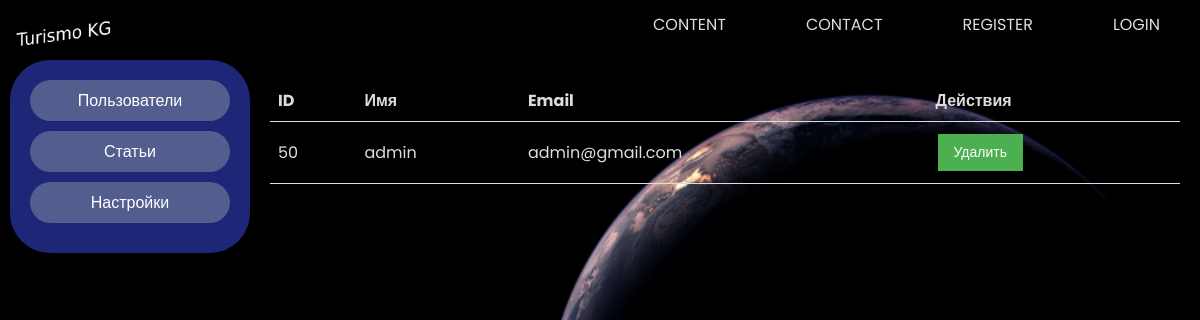
/avtorization/admin/admin.php?users (signed in), run on the app's committed database.
### tables this page shows
CREATE TABLE `users` (
  `id` int NOT NULL,
  `name` varchar(255) NOT NULL,
  `email` varchar(255) NOT NULL,
  `password` varchar(255) NOT NULL
);

### config/ClassAdmin.php (called while the page is built, shortened)
<?php
class ClassAdmin extends conect{
    public function All($structureName){
        $query = "SELECT * FROM $structureName";
        $stmt = self::$pdo->prepare($query);
        $stmt->execute();
        $all = $stmt->fetchAll(PDO::FETCH_ASSOC);
        return $all;
    }
};
?>

### avtorization/admin/admin.php (the view, shortened to what this page needs)
<?php
if ($_SESSION['name'] !== 'admin') {
    header('Location: ../../404.html');
    exit;
} else {
    require_once '../../config/ClassAdmin.php';
    $db = new ClassAdmin();
    $allUsers = $db->All('users');
    $allplaces = $db->All('places');
}
?>
<!DOCTYPE html>
<html>
<head>
    <link rel="stylesheet" href="adminStyle.css">
</head>
<body>
<div class="head"><?php require_once '../../attributes/head/head.php'; ?></div>
<div class="admin-panel">
    <div class="sidebar">
        <ul class="ul--1">
            <li class="li--1"><a class="a--1" href="?users">Пользователи</a></li>
            <li class="li--1"><a class="a--1" href="?places">Статьи</a></li>
            <li class="li--1"><a class="a--1" href="#">Настройки</a></li>
        </ul>
    </div>
    <div class="content">
        <?php if(isset($_GET['users'])){?>
        <table>
            <tr>
                <th>ID</th>
                <th>Имя</th>
                <th>Email</th>
                <th>Действия</th>
            </tr>
            <?php foreach ($allUsers as $key) { ?>
                <tr>
                    <td><?= $key['id'] ?></td>
                    <td><?= $key['name'] ?></td>
                    <td><?= $key['email'] ?></td>
                    <td>
                        <a class="button" href="?delete_id=<?= $key['id']; ?>&t=users" onclick="return confirm('Вы уверены, что хотите удалить пользователя?')">Удалить</a>
                    </td>
                </tr>
            <?php } ?>
        </table>
        <?php } else if(isset($_GET['places'])){?>
            <table>
            <tr>
                <th>ID</th>
                <th>Имя</th>
                <th>price</th>
                <th>region</th>
                <th>img</th>
                <th>Действия</th>
            </tr>
            <?php foreach ($allplaces as $key) { ?>
                <tr>
                    <td><?= $key['id'] ?></td>
                    <td><?= $key['name'] ?></td>
                    <td><?= $key['price'] ?></td>
                    <td><?= $key['region'] ?></td>
                    <td><?= $key['img'] ?></td>
                    <td>
                        <a class="button" href="?delete_id=<?= $key['id']; ?>&t=places" onclick="return confirm('Вы уверены, что хотите удалить Статью ?')">Удалить</a>
                        <a class="button" href="?update=<?= $key['id']; ?>">Изменить</a>
                    </td>
                </tr>
            <?php } ?>
        </table>
        <a class="button" href="?cread">Добавить</a>
        <?php }else if (isset($_GET['update'])) { ?>
            <form method="post" action="" enctype="multipart/form-data">
                <table>
                    <tr>
                        <th>ID</th>
                        <th>Имя</th>
                        <th>price</th>
                        <th>region</th>
                        <th>img</th>
                    </tr>
                    <?php foreach ($allplaces as $key) {
                        if ($key['id'] == $_GET['update']) { ?>
                            <tr>
                                <td><?= $key['id']; ?></td>
                                <td><input type="text" name="name" value="<?= $key['name']; ?>"></td>
                                <td><input type="text" name="price" value="<?= $key['price']; ?>"></td>
                                <td><input type="text" name="region" value="<?= $key['region']; ?>"></td>
                                <td><input type="text" name="img" value="<?= $key['img']; ?>"></td>
                                <td>
                                    <input type="hidden" name="id" value="<?= $key['id']; ?>">
                                    <input type="submit" name="Update" value="Обновить">
                                </td>
                            </tr>
                    <?php }
                    } ?>
                </table>
            </form>
        <?php } else if (isset($_GET['cread'])) { ?>
            <form method="post" action="" enctype="multipart/form-data">
                <table>
                    <tr>
                        <th>Имя</th>
                        <th>price</th>
                        <th>region</th>
                        <th>img</th>
                    </tr>
                        <tr>
                            <td><input type="text" required="required" name="name" placeholder="Name"></td>
                            <td><input type="text" required="required" name="price" placeholder="Price"></td>
                            <td>
                                <input type="radio" id="huey" name="region" value="Иссык-Кульская" checked>
                                <label for="Иссык-Кульская">Иссык-Кульская</label>
                                </div>
                                <div>
                                    <input type="radio" id="dewey" name="region" value="Чуйская">
                                    <label for="Чуйская">Чуйская</label>
                                </div>
                                <div>
                                    <input type="radio" id="louie" name="region" value="Таласская">
                                    <label for="Таласская">Таласская</label>
                                </div>
                                <div>
                                    <input type="radio" id="louie" name="region" value="Нарынская">
                                    <label for="Нарынская">Нарынская</label>
                                </div>
                                <div>
                                    <input type="radio" id="louie" name="region" value="Ошская">
                                    <label for="Ошская">Ошская</label>
                                </div>
                                <div>
                                    <input type="radio" id="louie" name="region" value="Джалал-Абадская">
                                    <label for="Джалал-Абадская">Джалал-Абадская</label>
                                </div>
                                <div>
                                    <input type="radio" id="louie" name="region" value="Джалал-Абадская">
                                    <label for="Джалал-Абадская">Баткенская</label>
                                </div>
                            </td>
                            <td>
                                <input type="file" name="file">
                            </td>
                            <td><input type="submit" name="Creat" value="Добавить"></td>
                        </tr>
                </table>
            </form>
        <?php } ?>
    </div>
</div>
</body>
</html>

### avtorization/admin/adminStyle.css (style rules this page uses)
* { margin: 0; padding: 0; font-family: 'Poppins', sans-serif; }
body { background-image: url('/img/fon12.png'); background-size: 100%; color: #ddd; }
.head { height: 60px; }
.admin-panel { display: flex; }
.admin-panel .sidebar { width: 200px; background-color: #4255ff77; padding: 20px; border-radius: 40px; margin-left: 10px; }
.admin-panel .content { flex-grow: 1; padding: 20px; }
.sidebar .ul--1 { list-style-type: none; padding: 0; margin: 0; }
.sidebar .li--1 { margin-bottom: 10px; }
.sidebar .a--1 { display: block; text-align: center; padding: 8px 16px; background-color: #535e8e; border-radius: 40px; text-decoration: none; color: #ffffff; }
table { border-collapse: collapse; width: 100%; }
th, td { padding: 8px; text-align: left; border-bottom: 1px solid #ddd; }
.button { background-color: #4CAF50; border: none; color: white; padding: 8px 16px; text-align: center; text-decoration: none; display: inline-block; font-size: 14px; margin: 4px 2px; cursor: pointer; }

### attributes/head/head.php (style rules this page uses)
* { margin: 0; padding: 0; }

### data on the page
users: id "50", name "admin", email "admin@gmail.com"
